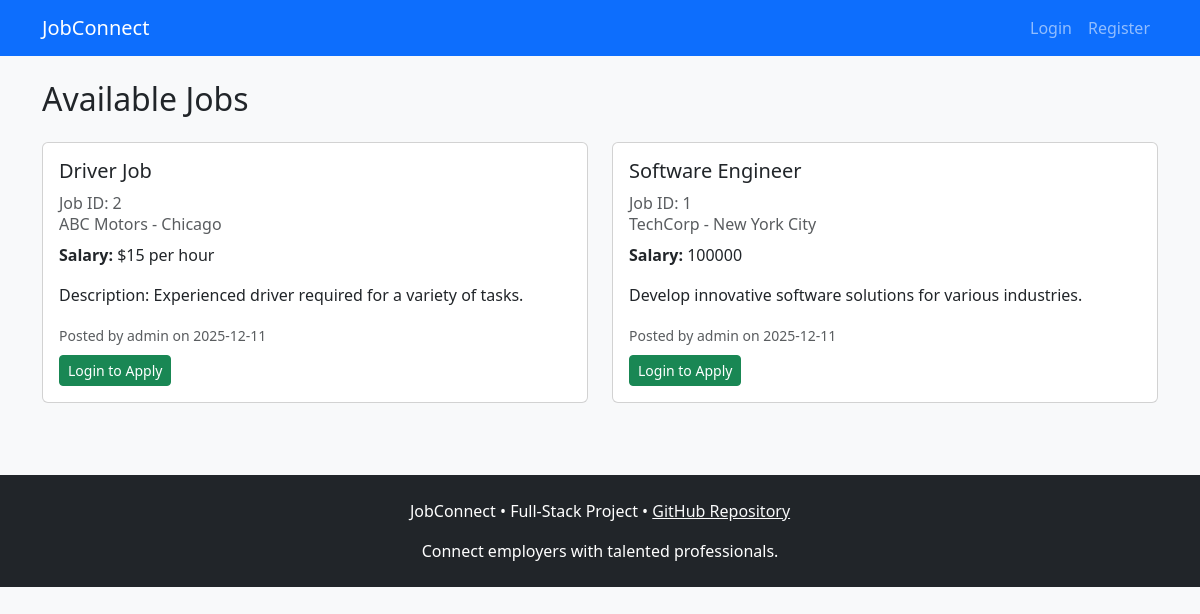
The page /job_seeker_dashboard on the database its author committed.
### models.py (models this page shows)
class Job(db.Model):
    id = db.Column(db.Integer, primary_key=True)
    title = db.Column(db.String(100), nullable=False)
    description = db.Column(db.Text, nullable=True)
    company = db.Column(db.String(100), nullable=False)
    location = db.Column(db.String(100), nullable=False)
    salary = db.Column(db.String(50), nullable=True)
    user_id = db.Column(db.Integer, db.ForeignKey('user.id'), nullable=False)
    date_posted = db.Column(db.DateTime, default=datetime.utcnow)

class User(db.Model):
    id = db.Column(db.Integer, primary_key=True)
    username = db.Column(db.String(80), unique=True, nullable=False)
    password_hash = db.Column(db.String(128), nullable=False)
    role = db.Column(db.String(20), default='employee')  # 'employer' or 'employee'
    jobs = db.relationship('Job', backref='user', lazy=True)

### app.py (the view)
@app.route("/job_seeker_dashboard")
def job_seeker_dashboard():
    jobs = Job.query.order_by(Job.date_posted.desc()).all()
    applied_job_ids = set()
    if "user_id" in session:
        applications = Application.query.filter_by(user_id=session["user_id"]).all()
        applied_job_ids = {app.job_id for app in applications}
    return render_template("job_seeker_dashboard.html", jobs=jobs, applied_job_ids=applied_job_ids)

### templates/job_seeker_dashboard.html (shortened to what this page needs)
{% extends "base.html" %}
{% block content %}
<h2 class="mb-4">Available Jobs</h2>
<div class="row">
    {% for job in jobs %}
    <div class="col-md-6 mb-4">
        <div class="card h-100">
            <div class="card-body">
                <h5 class="card-title">{{ job.title }}</h5>
                <p class="text-muted mb-1">Job ID: {{ job.id }}</p>
                <h6 class="card-subtitle mb-2 text-muted">{{ job.company }} - {{ job.location }}</h6>
                {% if job.salary %}
                <p class="card-text"><strong>Salary:</strong> {{ job.salary }}</p>
                {% endif %}
                <p class="card-text">{{ job.description }}</p>
                <small class="text-muted">Posted by {{ job.user.username }} on {{ job.date_posted.strftime('%Y-%m-%d') }}</small>
                <div class="mt-2">
                    {% if session.user_id %}
                        {% if job.id in applied_job_ids %}
                            <a href="{{ url_for('apply_job', job_id=job.id) }}" class="btn btn-warning btn-sm">View Application</a>
                            <a href="{{ url_for('withdraw_application', job_id=job.id) }}" class="btn btn-danger btn-sm">Withdraw</a>
                        {% else %}
                            <a href="{{ url_for('apply_job', job_id=job.id) }}" class="btn btn-success btn-sm">Apply</a>
                        {% endif %}
                    {% else %}
                        <a href="{{ url_for('login') }}" class="btn btn-success btn-sm">Login to Apply</a>
                    {% endif %}
                </div>
            </div>
        </div>
    </div>
    {% endfor %}
</div>
{% endblock %}

### templates/base.html (shortened to what this page needs)
<!DOCTYPE html>
<html lang="en">
<head>
    <link href="https://cdn.jsdelivr.net/npm/bootstrap@5.3.0/dist/css/bootstrap.min.css" rel="stylesheet">
</head>
<body class="bg-light">
    <nav class="navbar navbar-expand-lg navbar-dark bg-primary mb-4">
        <div class="container">
            <a class="navbar-brand" href="{{ url_for('index') }}">JobConnect</a>
            <div class="collapse navbar-collapse" id="navbarNav">
                <ul class="navbar-nav ms-auto">
                    {% if session.user_id %}
                    <li class="nav-item"><a class="nav-link" href="{{ url_for('employer_dashboard') }}">Employer</a></li>
                    <li class="nav-item"><a class="nav-link" href="{{ url_for('job_seeker_dashboard') }}">Find Jobs</a></li>
                    <li class="nav-item"><a class="nav-link" href="{{ url_for('chat') }}">AI Assistant</a></li>
                    <li class="nav-item"><a class="nav-link" href="{{ url_for('logout') }}">Logout</a></li>
                    {% else %}
                    <li class="nav-item"><a class="nav-link" href="{{ url_for('login') }}">Login</a></li>
                    <li class="nav-item"><a class="nav-link" href="{{ url_for('register') }}">Register</a></li>
                    {% endif %}
                </ul>
            </div>
        </div>
    </nav>
    <div class="container">
        {% block content %}{% endblock %}
    </div>
    <footer class="mt-5 py-4 bg-dark text-white text-center">
        <div class="container">
            <p>JobConnect • Full-Stack Project • <a href="#" class="text-light">GitHub Repository</a></p>
            <p class="mb-0">Connect employers with talented professionals.</p>
        </div>
    </footer>
</body>
</html>

### rows shown on the page
Job: title "Driver Job", id "2", company "ABC Motors", location "Chicago", salary "$15 per hour", description "Description: Experienced driver required for a variety of tasks.", user.username "admin", date_posted "2025-12-11"
Job: title "Software Engineer", id "1", company "TechCorp", location "New York City", salary "100000", description "Develop innovative software solutions for various industries.", user.username "admin", date_posted "2025-12-11"
